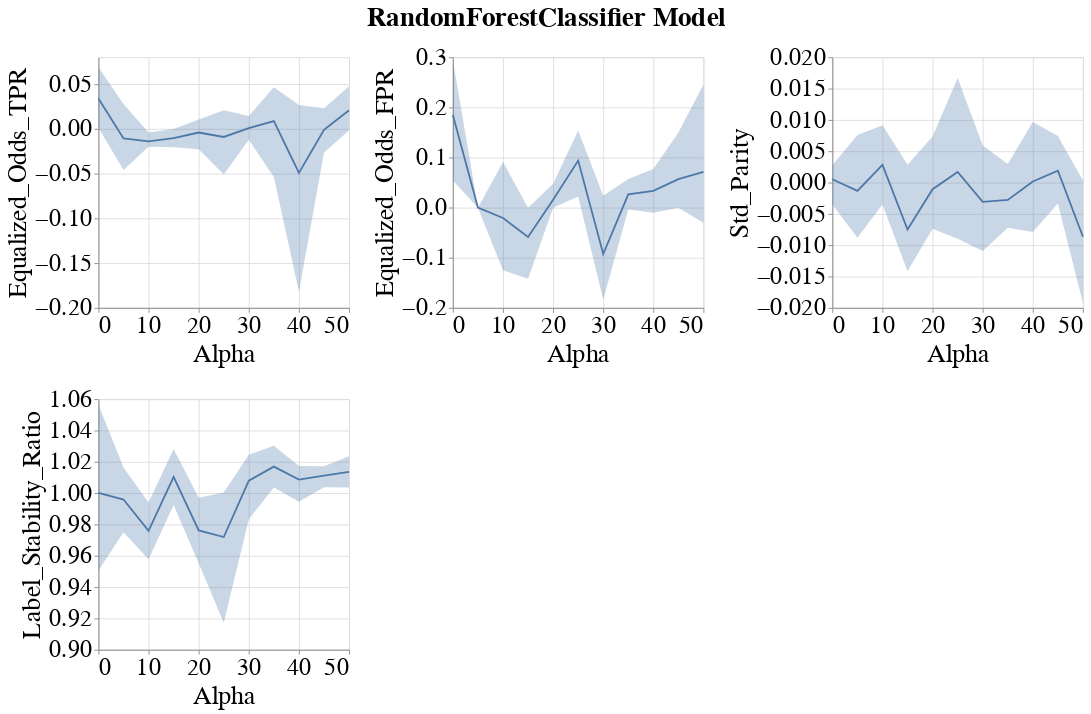

Notebook code cell kept with this figure:
### Markdown cell above
### Line band plots for group metrics

### Code cell
visualizer.create_group_metrics_line_band_plot(group='sex',
                                               model_name=MODEL_NAMES[0],
                                               group_metrics=['Equalized_Odds_TPR', 'Equalized_Odds_FPR', 'Std_Parity', 'Label_Stability_Ratio'])

### Figure 1 — Vega-Lite specification as saved in the notebook (floating-point values rounded to 4 significant figures)
{"config": {"view": {"continuousWidth": 400, "continuousHeight": 300}, "axis": {"labelFontSize": 27, "labelFontWeight": "normal", "titleFontSize": 29, "titleFontWeight": "normal"}, "legend": {"labelFontSize": 27, "symbolStrokeWidth": 10, "titleFontSize": 29}, "title": {"fontSize": 27}}, "vconcat": [{"hconcat": [{"layer": [{"mark": {"type": "errorband", "extent": "ci"}, "encoding": {"x": {"field": "Intervention_Param", "title": "Alpha", "type": "quantitative"}, "y": {"field": "Metric_Value", "scale": {"zero": false}, "title": "Equalized_Odds_TPR", "type": "quantitative"}}}, {"mark": "line", "encoding": {"x": {"field": "Intervention_Param", "title": "Alpha", "type": "quantitative"}, "y": {"aggregate": "mean", "field": "Metric_Value", "scale": {"zero": false}, "title": "Equalized_Odds_TPR", "type": "quantitative"}}}], "height": 280, "width": 280}, {"layer": [{"mark": {"type": "errorband", "extent": "ci"}, "encoding": {"x": {"field": "Intervention_Param", "title": "Alpha", "type": "quantitative"}, "y": {"field": "Metric_Value", "scale": {"zero": false}, "title": "Equalized_Odds_FPR", "type": "quantitative"}}}, {"mark": "line", "encoding": {"x": {"field": "Intervention_Param", "title": "Alpha", "type": "quantitative"}, "y": {"aggregate": "mean", "field": "Metric_Value", "scale": {"zero": false}, "title": "Equalized_Odds_FPR", "type": "quantitative"}}}], "data": {"name": "data-c8d6aa9e28b3f81d163a0158107c241a"}, "height": 280, "width": 280}, {"layer": [{"mark": {"type": "errorband", "extent": "ci"}, "encoding": {"x": {"field": "Intervention_Param", "title": "Alpha", "type": "quantitative"}, "y": {"field": "Metric_Value", "scale": {"zero": false}, "title": "Std_Parity", "type": "quantitative"}}}, {"mark": "line", "encoding": {"x": {"field": "Intervention_Param", "title": "Alpha", "type": "quantitative"}, "y": {"aggregate": "mean", "field": "Metric_Value", "scale": {"zero": false}, "title": "Std_Parity", "type": "quantitative"}}}], "data": {"name": "data-de2479b15ab70ab6c89ad7e0e01d53cd"}, "height": 280, "width": 280}]}, {"hconcat": [{"layer": [{"mark": {"type": "errorband", "extent": "ci"}, "encoding": {"x": {"field": "Intervention_Param", "title": "Alpha", "type": "quantitative"}, "y": {"field": "Metric_Value", "scale": {"zero": false}, "title": "Label_Stability_Ratio", "type": "quantitative"}}}, {"mark": "line", "encoding": {"x": {"field": "Intervention_Param", "title": "Alpha", "type": "quantitative"}, "y": {"aggregate": "mean", "field": "Metric_Value", "scale": {"zero": false}, "title": "Label_Stability_Ratio", "type": "quantitative"}}}], "height": 280, "width": 280}], "data": {"name": "data-1e0fc4b247f29cde36f7007185bb7f0f"}}], "data": {"name": "data-794f1966b829ea3d6843dd6bd1b01b90"}, "title": {"text": "RandomForestClassifier Model", "anchor": "middle", "dy": -10, "fontSize": 30}, "$schema": "https://vega.github.io/schema/vega-lite/v4.17.0.json", "datasets": {"data-794f1966b829ea3d6843dd6bd1b01b90": [{"Metric": "Equalized_Odds_TPR", "Model_Name": "RandomForestClassifier", "Experiment_Iteration": "Exp_iter_3", "Intervention_Param": 5.0, "Group": "sex", "Metric_Value": -0.03509}, {"Metric": "Equalized_Odds_TPR", "Model_Name": "RandomForestClassifier", "Experiment_Iteration": "Exp_iter_3", "Intervention_Param": 10.0, "Group": "sex", "Metric_Value": -0.01613}, {"Metric": "Equalized_Odds_TPR", "Model_Name": "RandomForestClassifier", "Experiment_Iteration": "Exp_iter_3", "Intervention_Param": 15.0, "Group": "sex", "Metric_Value": 0.0}, {"Metric": "Equalized_Odds_TPR", "Model_Name": "RandomForestClassifier", "Experiment_Iteration": "Exp_iter_3", "Intervention_Param": 20.0, "Group": "sex", "Metric_Value": 0.01407}, {"Metric": "Equalized_Odds_TPR", "Model_Name": "RandomForestClassifier", "Experiment_Iteration": "Exp_iter_3", "Intervention_Param": 25.0, "Group": "sex", "Metric_Value": -0.06977}, {"Metric": "Equalized_Odds_TPR", "Model_Name": "RandomForestClassifier", "Experiment_Iteration": "Exp_iter_3", "Intervention_Param": 30.0, "Group": "sex", "Metric_Value": 0.0}, {"Metric": "Equalized_Odds_TPR", "Model_Name": "RandomForestClassifier", "Experiment_Iteration": "Exp_iter_3", "Intervention_Param": 35.0, "Group": "sex", "Metric_Value": 0.03226}, {"Metric": "Equalized_Odds_TPR", "Model_Name": "RandomForestClassifier", "Experiment_Iteration": "Exp_iter_3", "Intervention_Param": 40.0, "Group": "sex", "Metric_Value": 0.02222}, {"Metric": "Equalized_Odds_TPR", "Model_Name": "RandomForestClassifier", "Experiment_Iteration": "Exp_iter_3", "Intervention_Param": 45.0, "Group": "sex", "Metric_Value": -0.02632}, {"Metric": "Equalized_Odds_TPR", "Model_Name": "RandomForestClassifier", "Experiment_Iteration": "Exp_iter_3", "Intervention_Param": 50.0, "Group": "sex", "Metric_Value": 0.02326}, {"Metric": "Equalized_Odds_TPR", "Model_Name": "RandomForestClassifier", "Experiment_Iteration": "Exp_iter_3", "Intervention_Param": 0.0, "Group": "sex", "Metric_Value": 0.07143}, {"Metric": "Equalized_Odds_TPR", "Model_Name": "RandomForestClassifier", "Experiment_Iteration": "Exp_iter_4", "Intervention_Param": 5.0, "Group": "sex", "Metric_Value": 0.04878}, {"Metric": "Equalized_Odds_TPR", "Model_Name": "RandomForestClassifier", "Experiment_Iteration": "Exp_iter_4", "Intervention_Param": 10.0, "Group": "sex", "Metric_Value": -0.02083}, {"Metric": "Equalized_Odds_TPR", "Model_Name": "RandomForestClassifier", "Experiment_Iteration": "Exp_iter_4", "Intervention_Param": 15.0, "Group": "sex", "Metric_Value": -0.02128}, {"Metric": "Equalized_Odds_TPR", "Model_Name": "RandomForestClassifier", "Experiment_Iteration": "Exp_iter_4", "Intervention_Param": 20.0, "Group": "sex", "Metric_Value": -0.0303}, {"Metric": "Equalized_Odds_TPR", "Model_Name": "RandomForestClassifier", "Experiment_Iteration": "Exp_iter_4", "Intervention_Param": 25.0, "Group": "sex", "Metric_Value": 0.0}, {"Metric": "Equalized_Odds_TPR", "Model_Name": "RandomForestClassifier", "Experiment_Iteration": "Exp_iter_4", "Intervention_Param": 30.0, "Group": "sex", "Metric_Value": 0.01923}, {"Metric": "Equalized_Odds_TPR", "Model_Name": "RandomForestClassifier", "Experiment_Iteration": "Exp_iter_4", "Intervention_Param": 35.0, "Group": "sex", "Metric_Value": 0.03448}, {"Metric": "Equalized_Odds_TPR", "Model_Name": "RandomForestClassifier", "Experiment_Iteration": "Exp_iter_4", "Intervention_Param": 40.0, "Group": "sex", "Metric_Value": -0.25}, {"Metric": "Equalized_Odds_TPR", "Model_Name": "RandomForestClassifier", "Experiment_Iteration": "Exp_iter_4", "Intervention_Param": 45.0, "Group": "sex", "Metric_Value": 0.0}, {"Metric": "Equalized_Odds_TPR", "Model_Name": "RandomForestClassifier", "Experiment_Iteration": "Exp_iter_4", "Intervention_Param": 50.0, "Group": "sex", "Metric_Value": -0.003771}, {"Metric": "Equalized_Odds_TPR", "Model_Name": "RandomForestClassifier", "Experiment_Iteration": "Exp_iter_4", "Intervention_Param": 0.0, "Group": "sex", "Metric_Value": -0.003663}, {"Metric": "Equalized_Odds_TPR", "Model_Name": "RandomForestClassifier", "Experiment_Iteration": "Exp_iter_5", "Intervention_Param": 5.0, "Group": "sex", "Metric_Value": 0.0}, {"Metric": "Equalized_Odds_TPR", "Model_Name": "RandomForestClassifier", "Experiment_Iteration": "Exp_iter_5", "Intervention_Param": 10.0, "Group": "sex", "Metric_Value": -0.01923}, {"Metric": "Equalized_Odds_TPR", "Model_Name": "RandomForestClassifier", "Experiment_Iteration": "Exp_iter_5", "Intervention_Param": 15.0, "Group": "sex", "Metric_Value": 0.0}, {"Metric": "Equalized_Odds_TPR", "Model_Name": "RandomForestClassifier", "Experiment_Iteration": "Exp_iter_5", "Intervention_Param": 20.0, "Group": "sex", "Metric_Value": 0.0}, {"Metric": "Equalized_Odds_TPR", "Model_Name": "RandomForestClassifier", "Experiment_Iteration": "Exp_iter_5", "Intervention_Param": 25.0, "Group": "sex", "Metric_Value": 0.005872}, {"Metric": "Equalized_Odds_TPR", "Model_Name": "RandomForestClassifier", "Experiment_Iteration": "Exp_iter_5", "Intervention_Param": 30.0, "Group": "sex", "Metric_Value": -0.01613}, {"Metric": "Equalized_Odds_TPR", "Model_Name": "RandomForestClassifier", "Experiment_Iteration": "Exp_iter_5", "Intervention_Param": 35.0, "Group": "sex", "Metric_Value": -0.08333}, {"Metric": "Equalized_Odds_TPR", "Model_Name": "RandomForestClassifier", "Experiment_Iteration": "Exp_iter_5", "Intervention_Param": 40.0, "Group": "sex", "Metric_Value": 0.03119}, {"Metric": "Equalized_Odds_TPR", "Model_Name": "RandomForestClassifier", "Experiment_Iteration": "Exp_iter_5", "Intervention_Param": 45.0, "Group": "sex", "Metric_Value": null}, {"Metric": "Equalized_Odds_TPR", "Model_Name": "RandomForestClassifier", "Experiment_Iteration": "Exp_iter_5", "Intervention_Param": 50.0, "Group": "sex", "Metric_Value": 0.0}, {"Metric": "Equalized_Odds_TPR", "Model_Name": "RandomForestClassifier", "Experiment_Iteration": "Exp_iter_5", "Intervention_Param": 0.0, "Group": "sex", "Metric_Value": 0.06132}, {"Metric": "Equalized_Odds_TPR", "Model_Name": "RandomForestClassifier", "Experiment_Iteration": "Exp_iter_6", "Intervention_Param": 0.0, "Group": "sex", "Metric_Value": 0.006435}, {"Metric": "Equalized_Odds_TPR", "Model_Name": "RandomForestClassifier", "Experiment_Iteration": "Exp_iter_6", "Intervention_Param": 5.0, "Group": "sex", "Metric_Value": -0.0566}, {"Metric": "Equalized_Odds_TPR", "Model_Name": "RandomForestClassifier", "Experiment_Iteration": "Exp_iter_6", "Intervention_Param": 10.0, "Group": "sex", "Metric_Value": 0.0}, {"Metric": "Equalized_Odds_TPR", "Model_Name": "RandomForestClassifier", "Experiment_Iteration": "Exp_iter_6", "Intervention_Param": 15.0, "Group": "sex", "Metric_Value": -0.01961}, {"Metric": "Equalized_Odds_TPR", "Model_Name": "RandomForestClassifier", "Experiment_Iteration": "Exp_iter_6", "Intervention_Param": 20.0, "Group": "sex", "Metric_Value": 0.0}, {"Metric": "Equalized_Odds_TPR", "Model_Name": "RandomForestClassifier", "Experiment_Iteration": "Exp_iter_6", "Intervention_Param": 25.0, "Group": "sex", "Metric_Value": 0.02778}, {"Metric": "Equalized_Odds_TPR", "Model_Name": "RandomForestClassifier", "Experiment_Iteration": "Exp_iter_6", "Intervention_Param": 30.0, "Group": "sex", "Metric_Value": 0.0}, {"Metric": "Equalized_Odds_TPR", "Model_Name": "RandomForestClassifier", "Experiment_Iteration": "Exp_iter_6", "Intervention_Param": 35.0, "Group": "sex", "Metric_Value": 0.05128}, {"Metric": "Equalized_Odds_TPR", "Model_Name": "RandomForestClassifier", "Experiment_Iteration": "Exp_iter_6", "Intervention_Param": 40.0, "Group": "sex", "Metric_Value": 0.0}, {"Metric": "Equalized_Odds_TPR", "Model_Name": "RandomForestClassifier", "Experiment_Iteration": "Exp_iter_6", "Intervention_Param": 45.0, "Group": "sex", "Metric_Value": 0.02319}, {"Metric": "Equalized_Odds_TPR", "Model_Name": "RandomForestClassifier", "Experiment_Iteration": "Exp_iter_6", "Intervention_Param": 50.0, "Group": "sex", "Metric_Value": 0.06349}], "data-c8d6aa9e28b3f81d163a0158107c241a": [{"Metric": "Equalized_Odds_FPR", "Model_Name": "RandomForestClassifier", "Experiment_Iteration": "Exp_iter_3", "Intervention_Param": 5.0, "Group": "sex", "Metric_Value": 0.0}, {"Metric": "Equalized_Odds_FPR", "Model_Name": "RandomForestClassifier", "Experiment_Iteration": "Exp_iter_3", "Intervention_Param": 10.0, "Group": "sex", "Metric_Value": null}, {"Metric": "Equalized_Odds_FPR", "Model_Name": "RandomForestClassifier", "Experiment_Iteration": "Exp_iter_3", "Intervention_Param": 15.0, "Group": "sex", "Metric_Value": -0.1667}, {"Metric": "Equalized_Odds_FPR", "Model_Name": "RandomForestClassifier", "Experiment_Iteration": "Exp_iter_3", "Intervention_Param": 20.0, "Group": "sex", "Metric_Value": 0.04762}, {"Metric": "Equalized_Odds_FPR", "Model_Name": "RandomForestClassifier", "Experiment_Iteration": "Exp_iter_3", "Intervention_Param": 25.0, "Group": "sex", "Metric_Value": 0.1053}, {"Metric": "Equalized_Odds_FPR", "Model_Name": "RandomForestClassifier", "Experiment_Iteration": "Exp_iter_3", "Intervention_Param": 30.0, "Group": "sex", "Metric_Value": -0.09091}, {"Metric": "Equalized_Odds_FPR", "Model_Name": "RandomForestClassifier", "Experiment_Iteration": "Exp_iter_3", "Intervention_Param": 35.0, "Group": "sex", "Metric_Value": 0.04487}, {"Metric": "Equalized_Odds_FPR", "Model_Name": "RandomForestClassifier", "Experiment_Iteration": "Exp_iter_3", "Intervention_Param": 40.0, "Group": "sex", "Metric_Value": -0.02083}, {"Metric": "Equalized_Odds_FPR", "Model_Name": "RandomForestClassifier", "Experiment_Iteration": "Exp_iter_3", "Intervention_Param": 45.0, "Group": "sex", "Metric_Value": 0.0}, {"Metric": "Equalized_Odds_FPR", "Model_Name": "RandomForestClassifier", "Experiment_Iteration": "Exp_iter_3", "Intervention_Param": 50.0, "Group": "sex", "Metric_Value": 0.3286}, {"Metric": "Equalized_Odds_FPR", "Model_Name": "RandomForestClassifier", "Experiment_Iteration": "Exp_iter_3", "Intervention_Param": 0.0, "Group": "sex", "Metric_Value": 0.2167}, {"Metric": "Equalized_Odds_FPR", "Model_Name": "RandomForestClassifier", "Experiment_Iteration": "Exp_iter_4", "Intervention_Param": 5.0, "Group": "sex", "Metric_Value": 0.0}, {"Metric": "Equalized_Odds_FPR", "Model_Name": "RandomForestClassifier", "Experiment_Iteration": "Exp_iter_4", "Intervention_Param": 10.0, "Group": "sex", "Metric_Value": -0.02778}, {"Metric": "Equalized_Odds_FPR", "Model_Name": "RandomForestClassifier", "Experiment_Iteration": "Exp_iter_4", "Intervention_Param": 15.0, "Group": "sex", "Metric_Value": -0.06667}, {"Metric": "Equalized_Odds_FPR", "Model_Name": "RandomForestClassifier", "Experiment_Iteration": "Exp_iter_4", "Intervention_Param": 20.0, "Group": "sex", "Metric_Value": 0.0}, {"Metric": "Equalized_Odds_FPR", "Model_Name": "RandomForestClassifier", "Experiment_Iteration": "Exp_iter_4", "Intervention_Param": 25.0, "Group": "sex", "Metric_Value": null}, {"Metric": "Equalized_Odds_FPR", "Model_Name": "RandomForestClassifier", "Experiment_Iteration": "Exp_iter_4", "Intervention_Param": 30.0, "Group": "sex", "Metric_Value": 0.0875}, {"Metric": "Equalized_Odds_FPR", "Model_Name": "RandomForestClassifier", "Experiment_Iteration": "Exp_iter_4", "Intervention_Param": 35.0, "Group": "sex", "Metric_Value": 0.0}, {"Metric": "Equalized_Odds_FPR", "Model_Name": "RandomForestClassifier", "Experiment_Iteration": "Exp_iter_4", "Intervention_Param": 40.0, "Group": "sex", "Metric_Value": 0.0}, {"Metric": "Equalized_Odds_FPR", "Model_Name": "RandomForestClassifier", "Experiment_Iteration": "Exp_iter_4", "Intervention_Param": 45.0, "Group": "sex", "Metric_Value": 0.2}, {"Metric": "Equalized_Odds_FPR", "Model_Name": "RandomForestClassifier", "Experiment_Iteration": "Exp_iter_4", "Intervention_Param": 50.0, "Group": "sex", "Metric_Value": -0.002632}, {"Metric": "Equalized_Odds_FPR", "Model_Name": "RandomForestClassifier", "Experiment_Iteration": "Exp_iter_4", "Intervention_Param": 0.0, "Group": "sex", "Metric_Value": 0.3278}, {"Metric": "Equalized_Odds_FPR", "Model_Name": "RandomForestClassifier", "Experiment_Iteration": "Exp_iter_5", "Intervention_Param": 5.0, "Group": "sex", "Metric_Value": null}, {"Metric": "Equalized_Odds_FPR", "Model_Name": "RandomForestClassifier", "Experiment_Iteration": "Exp_iter_5", "Intervention_Param": 10.0, "Group": "sex", "Metric_Value": 0.09091}, {"Metric": "Equalized_Odds_FPR", "Model_Name": "RandomForestClassifier", "Experiment_Iteration": "Exp_iter_5", "Intervention_Param": 15.0, "Group": "sex", "Metric_Value": 0.0}, {"Metric": "Equalized_Odds_FPR", "Model_Name": "RandomForestClassifier", "Experiment_Iteration": "Exp_iter_5", "Intervention_Param": 20.0, "Group": "sex", "Metric_Value": null}, {"Metric": "Equalized_Odds_FPR", "Model_Name": "RandomForestClassifier", "Experiment_Iteration": "Exp_iter_5", "Intervention_Param": 25.0, "Group": "sex", "Metric_Value": 0.02222}, {"Metric": "Equalized_Odds_FPR", "Model_Name": "RandomForestClassifier", "Experiment_Iteration": "Exp_iter_5", "Intervention_Param": 30.0, "Group": "sex", "Metric_Value": -0.2}, {"Metric": "Equalized_Odds_FPR", "Model_Name": "RandomForestClassifier", "Experiment_Iteration": "Exp_iter_5", "Intervention_Param": 35.0, "Group": "sex", "Metric_Value": -0.007692}, {"Metric": "Equalized_Odds_FPR", "Model_Name": "RandomForestClassifier", "Experiment_Iteration": "Exp_iter_5", "Intervention_Param": 40.0, "Group": "sex", "Metric_Value": 0.05706}, {"Metric": "Equalized_Odds_FPR", "Model_Name": "RandomForestClassifier", "Experiment_Iteration": "Exp_iter_5", "Intervention_Param": 45.0, "Group": "sex", "Metric_Value": 0.0}, {"Metric": "Equalized_Odds_FPR", "Model_Name": "RandomForestClassifier", "Experiment_Iteration": "Exp_iter_5", "Intervention_Param": 50.0, "Group": "sex", "Metric_Value": -0.04}, {"Metric": "Equalized_Odds_FPR", "Model_Name": "RandomForestClassifier", "Experiment_Iteration": "Exp_iter_5", "Intervention_Param": 0.0, "Group": "sex", "Metric_Value": 0.1948}, {"Metric": "Equalized_Odds_FPR", "Model_Name": "RandomForestClassifier", "Experiment_Iteration": "Exp_iter_6", "Intervention_Param": 0.0, "Group": "sex", "Metric_Value": 0.0}, {"Metric": "Equalized_Odds_FPR", "Model_Name": "RandomForestClassifier", "Experiment_Iteration": "Exp_iter_6", "Intervention_Param": 5.0, "Group": "sex", "Metric_Value": 0.0}, {"Metric": "Equalized_Odds_FPR", "Model_Name": "RandomForestClassifier", "Experiment_Iteration": "Exp_iter_6", "Intervention_Param": 10.0, "Group": "sex", "Metric_Value": -0.125}, {"Metric": "Equalized_Odds_FPR", "Model_Name": "RandomForestClassifier", "Experiment_Iteration": "Exp_iter_6", "Intervention_Param": 15.0, "Group": "sex", "Metric_Value": 0.0}, {"Metric": "Equalized_Odds_FPR", "Model_Name": "RandomForestClassifier", "Experiment_Iteration": "Exp_iter_6", "Intervention_Param": 20.0, "Group": "sex", "Metric_Value": 0.0}, {"Metric": "Equalized_Odds_FPR", "Model_Name": "RandomForestClassifier", "Experiment_Iteration": "Exp_iter_6", "Intervention_Param": 25.0, "Group": "sex", "Metric_Value": 0.1538}, {"Metric": "Equalized_Odds_FPR", "Model_Name": "RandomForestClassifier", "Experiment_Iteration": "Exp_iter_6", "Intervention_Param": 30.0, "Group": "sex", "Metric_Value": -0.1667}, {"Metric": "Equalized_Odds_FPR", "Model_Name": "RandomForestClassifier", "Experiment_Iteration": "Exp_iter_6", "Intervention_Param": 35.0, "Group": "sex", "Metric_Value": 0.06897}, {"Metric": "Equalized_Odds_FPR", "Model_Name": "RandomForestClassifier", "Experiment_Iteration": "Exp_iter_6", "Intervention_Param": 40.0, "Group": "sex", "Metric_Value": 0.0974}, {"Metric": "Equalized_Odds_FPR", "Model_Name": "RandomForestClassifier", "Experiment_Iteration": "Exp_iter_6", "Intervention_Param": 45.0, "Group": "sex", "Metric_Value": 0.02747}, {"Metric": "Equalized_Odds_FPR", "Model_Name": "RandomForestClassifier", "Experiment_Iteration": "Exp_iter_6", "Intervention_Param": 50.0, "Group": "sex", "Metric_Value": 0.0}], "data-de2479b15ab70ab6c89ad7e0e01d53cd": [{"Metric": "Std_Parity", "Model_Name": "RandomForestClassifier", "Experiment_Iteration": "Exp_iter_3", "Intervention_Param": 5.0, "Group": "sex", "Metric_Value": -0.0003167}, {"Metric": "Std_Parity", "Model_Name": "RandomForestClassifier", "Experiment_Iteration": "Exp_iter_3", "Intervention_Param": 10.0, "Group": "sex", "Metric_Value": 0.01069}, {"Metric": "Std_Parity", "Model_Name": "RandomForestClassifier", "Experiment_Iteration": "Exp_iter_3", "Intervention_Param": 15.0, "Group": "sex", "Metric_Value": -0.008218}, {"Metric": "Std_Parity", "Model_Name": "RandomForestClassifier", "Experiment_Iteration": "Exp_iter_3", "Intervention_Param": 20.0, "Group": "sex", "Metric_Value": -0.004593}, {"Metric": "Std_Parity", "Model_Name": "RandomForestClassifier", "Experiment_Iteration": "Exp_iter_3", "Intervention_Param": 25.0, "Group": "sex", "Metric_Value": 0.02554}, {"Metric": "Std_Parity", "Model_Name": "RandomForestClassifier", "Experiment_Iteration": "Exp_iter_3", "Intervention_Param": 30.0, "Group": "sex", "Metric_Value": -0.01402}, {"Metric": "Std_Parity", "Model_Name": "RandomForestClassifier", "Experiment_Iteration": "Exp_iter_3", "Intervention_Param": 35.0, "Group": "sex", "Metric_Value": -0.006895}, {"Metric": "Std_Parity", "Model_Name": "RandomForestClassifier", "Experiment_Iteration": "Exp_iter_3", "Intervention_Param": 40.0, "Group": "sex", "Metric_Value": -0.001783}, {"Metric": "Std_Parity", "Model_Name": "RandomForestClassifier", "Experiment_Iteration": "Exp_iter_3", "Intervention_Param": 45.0, "Group": "sex", "Metric_Value": 0.00993}, {"Metric": "Std_Parity", "Model_Name": "RandomForestClassifier", "Experiment_Iteration": "Exp_iter_3", "Intervention_Param": 50.0, "Group": "sex", "Metric_Value": -0.02396}, {"Metric": "Std_Parity", "Model_Name": "RandomForestClassifier", "Experiment_Iteration": "Exp_iter_3", "Intervention_Param": 0.0, "Group": "sex", "Metric_Value": -0.005312}, {"Metric": "Std_Parity", "Model_Name": "RandomForestClassifier", "Experiment_Iteration": "Exp_iter_4", "Intervention_Param": 5.0, "Group": "sex", "Metric_Value": -0.007522}, {"Metric": "Std_Parity", "Model_Name": "RandomForestClassifier", "Experiment_Iteration": "Exp_iter_4", "Intervention_Param": 10.0, "Group": "sex", "Metric_Value": -0.001665}, {"Metric": "Std_Parity", "Model_Name": "RandomForestClassifier", "Experiment_Iteration": "Exp_iter_4", "Intervention_Param": 15.0, "Group": "sex", "Metric_Value": -0.01374}, {"Metric": "Std_Parity", "Model_Name": "RandomForestClassifier", "Experiment_Iteration": "Exp_iter_4", "Intervention_Param": 20.0, "Group": "sex", "Metric_Value": 0.01136}, {"Metric": "Std_Parity", "Model_Name": "RandomForestClassifier", "Experiment_Iteration": "Exp_iter_4", "Intervention_Param": 25.0, "Group": "sex", "Metric_Value": -0.0008189}, {"Metric": "Std_Parity", "Model_Name": "RandomForestClassifier", "Experiment_Iteration": "Exp_iter_4", "Intervention_Param": 30.0, "Group": "sex", "Metric_Value": 0.008447}, {"Metric": "Std_Parity", "Model_Name": "RandomForestClassifier", "Experiment_Iteration": "Exp_iter_4", "Intervention_Param": 35.0, "Group": "sex", "Metric_Value": -0.002899}, {"Metric": "Std_Parity", "Model_Name": "RandomForestClassifier", "Experiment_Iteration": "Exp_iter_4", "Intervention_Param": 40.0, "Group": "sex", "Metric_Value": -0.0006393}, {"Metric": "Std_Parity", "Model_Name": "RandomForestClassifier", "Experiment_Iteration": "Exp_iter_4", "Intervention_Param": 45.0, "Group": "sex", "Metric_Value": -0.005517}, {"Metric": "Std_Parity", "Model_Name": "RandomForestClassifier", "Experiment_Iteration": "Exp_iter_4", "Intervention_Param": 50.0, "Group": "sex", "Metric_Value": -0.004923}, {"Metric": "Std_Parity", "Model_Name": "RandomForestClassifier", "Experiment_Iteration": "Exp_iter_4", "Intervention_Param": 0.0, "Group": "sex", "Metric_Value": 0.00249}, {"Metric": "Std_Parity", "Model_Name": "RandomForestClassifier", "Experiment_Iteration": "Exp_iter_5", "Intervention_Param": 5.0, "Group": "sex", "Metric_Value": -0.0101}, {"Metric": "Std_Parity", "Model_Name": "RandomForestClassifier", "Experiment_Iteration": "Exp_iter_5", "Intervention_Param": 10.0, "Group": "sex", "Metric_Value": 0.007634}, {"Metric": "Std_Parity", "Model_Name": "RandomForestClassifier", "Experiment_Iteration": "Exp_iter_5", "Intervention_Param": 15.0, "Group": "sex", "Metric_Value": -0.01458}, {"Metric": "Std_Parity", "Model_Name": "RandomForestClassifier", "Experiment_Iteration": "Exp_iter_5", "Intervention_Param": 20.0, "Group": "sex", "Metric_Value": -0.009287}, {"Metric": "Std_Parity", "Model_Name": "RandomForestClassifier", "Experiment_Iteration": "Exp_iter_5", "Intervention_Param": 25.0, "Group": "sex", "Metric_Value": -0.008189}, {"Metric": "Std_Parity", "Model_Name": "RandomForestClassifier", "Experiment_Iteration": "Exp_iter_5", "Intervention_Param": 30.0, "Group": "sex", "Metric_Value": -0.001663}, {"Metric": "Std_Parity", "Model_Name": "RandomForestClassifier", "Experiment_Iteration": "Exp_iter_5", "Intervention_Param": 35.0, "Group": "sex", "Metric_Value": -0.007501}, {"Metric": "Std_Parity", "Model_Name": "RandomForestClassifier", "Experiment_Iteration": "Exp_iter_5", "Intervention_Param": 40.0, "Group": "sex", "Metric_Value": 0.01349}, {"Metric": "Std_Parity", "Model_Name": "RandomForestClassifier", "Experiment_Iteration": "Exp_iter_5", "Intervention_Param": 45.0, "Group": "sex", "Metric_Value": 0.0}, {"Metric": "Std_Parity", "Model_Name": "RandomForestClassifier", "Experiment_Iteration": "Exp_iter_5", "Intervention_Param": 50.0, "Group": "sex", "Metric_Value": 0.003528}, {"Metric": "Std_Parity", "Model_Name": "RandomForestClassifier", "Experiment_Iteration": "Exp_iter_5", "Intervention_Param": 0.0, "Group": "sex", "Metric_Value": 0.003008}, {"Metric": "Std_Parity", "Model_Name": "RandomForestClassifier", "Experiment_Iteration": "Exp_iter_6", "Intervention_Param": 0.0, "Group": "sex", "Metric_Value": 0.0019}, {"Metric": "Std_Parity", "Model_Name": "RandomForestClassifier", "Experiment_Iteration": "Exp_iter_6", "Intervention_Param": 5.0, "Group": "sex", "Metric_Value": 0.01262}, {"Metric": "Std_Parity", "Model_Name": "RandomForestClassifier", "Experiment_Iteration": "Exp_iter_6", "Intervention_Param": 10.0, "Group": "sex", "Metric_Value": -0.005317}, {"Metric": "Std_Parity", "Model_Name": "RandomForestClassifier", "Experiment_Iteration": "Exp_iter_6", "Intervention_Param": 15.0, "Group": "sex", "Metric_Value": 0.006556}, {"Metric": "Std_Parity", "Model_Name": "RandomForestClassifier", "Experiment_Iteration": "Exp_iter_6", "Intervention_Param": 20.0, "Group": "sex", "Metric_Value": -0.001694}, {"Metric": "Std_Parity", "Model_Name": "RandomForestClassifier", "Experiment_Iteration": "Exp_iter_6", "Intervention_Param": 25.0, "Group": "sex", "Metric_Value": -0.009771}, {"Metric": "Std_Parity", "Model_Name": "RandomForestClassifier", "Experiment_Iteration": "Exp_iter_6", "Intervention_Param": 30.0, "Group": "sex", "Metric_Value": -0.005062}, {"Metric": "Std_Parity", "Model_Name": "RandomForestClassifier", "Experiment_Iteration": "Exp_iter_6", "Intervention_Param": 35.0, "Group": "sex", "Metric_Value": 0.006228}, {"Metric": "Std_Parity", "Model_Name": "RandomForestClassifier", "Experiment_Iteration": "Exp_iter_6", "Intervention_Param": 40.0, "Group": "sex", "Metric_Value": -0.01031}, {"Metric": "Std_Parity", "Model_Name": "RandomForestClassifier", "Experiment_Iteration": "Exp_iter_6", "Intervention_Param": 45.0, "Group": "sex", "Metric_Value": 0.003247}, {"Metric": "Std_Parity", "Model_Name": "RandomForestClassifier", "Experiment_Iteration": "Exp_iter_6", "Intervention_Param": 50.0, "Group": "sex", "Metric_Value": -0.009232}], "data-1e0fc4b247f29cde36f7007185bb7f0f": [{"Metric": "Label_Stability_Ratio", "Model_Name": "RandomForestClassifier", "Experiment_Iteration": "Exp_iter_3", "Intervention_Param": 5.0, "Group": "sex", "Metric_Value": 0.9879}, {"Metric": "Label_Stability_Ratio", "Model_Name": "RandomForestClassifier", "Experiment_Iteration": "Exp_iter_3", "Intervention_Param": 10.0, "Group": "sex", "Metric_Value": 0.9923}, {"Metric": "Label_Stability_Ratio", "Model_Name": "RandomForestClassifier", "Experiment_Iteration": "Exp_iter_3", "Intervention_Param": 15.0, "Group": "sex", "Metric_Value": 1.018}, {"Metric": "Label_Stability_Ratio", "Model_Name": "RandomForestClassifier", "Experiment_Iteration": "Exp_iter_3", "Intervention_Param": 20.0, "Group": "sex", "Metric_Value": 0.9588}, {"Metric": "Label_Stability_Ratio", "Model_Name": "RandomForestClassifier", "Experiment_Iteration": "Exp_iter_3", "Intervention_Param": 25.0, "Group": "sex", "Metric_Value": 0.89}, {"Metric": "Label_Stability_Ratio", "Model_Name": "RandomForestClassifier", "Experiment_Iteration": "Exp_iter_3", "Intervention_Param": 30.0, "Group": "sex", "Metric_Value": 1.019}, {"Metric": "Label_Stability_Ratio", "Model_Name": "RandomForestClassifier", "Experiment_Iteration": "Exp_iter_3", "Intervention_Param": 35.0, "Group": "sex", "Metric_Value": 1.025}, {"Metric": "Label_Stability_Ratio", "Model_Name": "RandomForestClassifier", "Experiment_Iteration": "Exp_iter_3", "Intervention_Param": 40.0, "Group": "sex", "Metric_Value": 1.015}, {"Metric": "Label_Stability_Ratio", "Model_Name": "RandomForestClassifier", "Experiment_Iteration": "Exp_iter_3", "Intervention_Param": 45.0, "Group": "sex", "Metric_Value": 1.019}, {"Metric": "Label_Stability_Ratio", "Model_Name": "RandomForestClassifier", "Experiment_Iteration": "Exp_iter_3", "Intervention_Param": 50.0, "Group": "sex", "Metric_Value": 1.005}, {"Metric": "Label_Stability_Ratio", "Model_Name": "RandomForestClassifier", "Experiment_Iteration": "Exp_iter_3", "Intervention_Param": 0.0, "Group": "sex", "Metric_Value": 1.086}, {"Metric": "Label_Stability_Ratio", "Model_Name": "RandomForestClassifier", "Experiment_Iteration": "Exp_iter_4", "Intervention_Param": 5.0, "Group": "sex", "Metric_Value": 1.022}, {"Metric": "Label_Stability_Ratio", "Model_Name": "RandomForestClassifier", "Experiment_Iteration": "Exp_iter_4", "Intervention_Param": 10.0, "Group": "sex", "Metric_Value": 0.9681}, {"Metric": "Label_Stability_Ratio", "Model_Name": "RandomForestClassifier", "Experiment_Iteration": "Exp_iter_4", "Intervention_Param": 15.0, "Group": "sex", "Metric_Value": 1.037}, {"Metric": "Label_Stability_Ratio", "Model_Name": "RandomForestClassifier", "Experiment_Iteration": "Exp_iter_4", "Intervention_Param": 20.0, "Group": "sex", "Metric_Value": 0.9517}, {"Metric": "Label_Stability_Ratio", "Model_Name": "RandomForestClassifier", "Experiment_Iteration": "Exp_iter_4", "Intervention_Param": 25.0, "Group": "sex", "Metric_Value": 1.001}, {"Metric": "Label_Stability_Ratio", "Model_Name": "RandomForestClassifier", "Experiment_Iteration": "Exp_iter_4", "Intervention_Param": 30.0, "Group": "sex", "Metric_Value": 0.9751}, {"Metric": "Label_Stability_Ratio", "Model_Name": "RandomForestClassifier", "Experiment_Iteration": "Exp_iter_4", "Intervention_Param": 35.0, "Group": "sex", "Metric_Value": 1.008}, {"Metric": "Label_Stability_Ratio", "Model_Name": "RandomForestClassifier", "Experiment_Iteration": "Exp_iter_4", "Intervention_Param": 40.0, "Group": "sex", "Metric_Value": 1.019}, {"Metric": "Label_Stability_Ratio", "Model_Name": "RandomForestClassifier", "Experiment_Iteration": "Exp_iter_4", "Intervention_Param": 45.0, "Group": "sex", "Metric_Value": 1.01}, {"Metric": "Label_Stability_Ratio", "Model_Name": "RandomForestClassifier", "Experiment_Iteration": "Exp_iter_4", "Intervention_Param": 50.0, "Group": "sex", "Metric_Value": 1.003}, {"Metric": "Label_Stability_Ratio", "Model_Name": "RandomForestClassifier", "Experiment_Iteration": "Exp_iter_4", "Intervention_Param": 0.0, "Group": "sex", "Metric_Value": 0.9686}, {"Metric": "Label_Stability_Ratio", "Model_Name": "RandomForestClassifier", "Experiment_Iteration": "Exp_iter_5", "Intervention_Param": 5.0, "Group": "sex", "Metric_Value": 1.011}, {"Metric": "Label_Stability_Ratio", "Model_Name": "RandomForestClassifier", "Experiment_Iteration": "Exp_iter_5", "Intervention_Param": 10.0, "Group": "sex", "Metric_Value": 0.9476}, {"Metric": "Label_Stability_Ratio", "Model_Name": "RandomForestClassifier", "Experiment_Iteration": "Exp_iter_5", "Intervention_Param": 15.0, "Group": "sex", "Metric_Value": 1.003}, {"Metric": "Label_Stability_Ratio", "Model_Name": "RandomForestClassifier", "Experiment_Iteration": "Exp_iter_5", "Intervention_Param": 20.0, "Group": "sex", "Metric_Value": 1.005}, {"Metric": "Label_Stability_Ratio", "Model_Name": "RandomForestClassifier", "Experiment_Iteration": "Exp_iter_5", "Intervention_Param": 25.0, "Group": "sex", "Metric_Value": 0.9992}, {"Metric": "Label_Stability_Ratio", "Model_Name": "RandomForestClassifier", "Experiment_Iteration": "Exp_iter_5", "Intervention_Param": 30.0, "Group": "sex", "Metric_Value": 1.008}, {"Metric": "Label_Stability_Ratio", "Model_Name": "RandomForestClassifier", "Experiment_Iteration": "Exp_iter_5", "Intervention_Param": 35.0, "Group": "sex", "Metric_Value": 1.035}, {"Metric": "Label_Stability_Ratio", "Model_Name": "RandomForestClassifier", "Experiment_Iteration": "Exp_iter_5", "Intervention_Param": 40.0, "Group": "sex", "Metric_Value": 0.9878}, {"Metric": "Label_Stability_Ratio", "Model_Name": "RandomForestClassifier", "Experiment_Iteration": "Exp_iter_5", "Intervention_Param": 45.0, "Group": "sex", "Metric_Value": 1.0}, {"Metric": "Label_Stability_Ratio", "Model_Name": "RandomForestClassifier", "Experiment_Iteration": "Exp_iter_5", "Intervention_Param": 50.0, "Group": "sex", "Metric_Value": 1.026}, {"Metric": "Label_Stability_Ratio", "Model_Name": "RandomForestClassifier", "Experiment_Iteration": "Exp_iter_5", "Intervention_Param": 0.0, "Group": "sex", "Metric_Value": 0.9326}, {"Metric": "Label_Stability_Ratio", "Model_Name": "RandomForestClassifier", "Experiment_Iteration": "Exp_iter_6", "Intervention_Param": 0.0, "Group": "sex", "Metric_Value": 1.014}, {"Metric": "Label_Stability_Ratio", "Model_Name": "RandomForestClassifier", "Experiment_Iteration": "Exp_iter_6", "Intervention_Param": 5.0, "Group": "sex", "Metric_Value": 0.963}, {"Metric": "Label_Stability_Ratio", "Model_Name": "RandomForestClassifier", "Experiment_Iteration": "Exp_iter_6", "Intervention_Param": 10.0, "Group": "sex", "Metric_Value": 0.9958}, {"Metric": "Label_Stability_Ratio", "Model_Name": "RandomForestClassifier", "Experiment_Iteration": "Exp_iter_6", "Intervention_Param": 15.0, "Group": "sex", "Metric_Value": 0.9838}, {"Metric": "Label_Stability_Ratio", "Model_Name": "RandomForestClassifier", "Experiment_Iteration": "Exp_iter_6", "Intervention_Param": 20.0, "Group": "sex", "Metric_Value": 0.9892}, {"Metric": "Label_Stability_Ratio", "Model_Name": "RandomForestClassifier", "Experiment_Iteration": "Exp_iter_6", "Intervention_Param": 25.0, "Group": "sex", "Metric_Value": 0.9975}, {"Metric": "Label_Stability_Ratio", "Model_Name": "RandomForestClassifier", "Experiment_Iteration": "Exp_iter_6", "Intervention_Param": 30.0, "Group": "sex", "Metric_Value": 1.03}, {"Metric": "Label_Stability_Ratio", "Model_Name": "RandomForestClassifier", "Experiment_Iteration": "Exp_iter_6", "Intervention_Param": 35.0, "Group": "sex", "Metric_Value": 0.9989}, {"Metric": "Label_Stability_Ratio", "Model_Name": "RandomForestClassifier", "Experiment_Iteration": "Exp_iter_6", "Intervention_Param": 40.0, "Group": "sex", "Metric_Value": 1.013}, {"Metric": "Label_Stability_Ratio", "Model_Name": "RandomForestClassifier", "Experiment_Iteration": "Exp_iter_6", "Intervention_Param": 45.0, "Group": "sex", "Metric_Value": 1.015}, {"Metric": "Label_Stability_Ratio", "Model_Name": "RandomForestClassifier", "Experiment_Iteration": "Exp_iter_6", "Intervention_Param": 50.0, "Group": "sex", "Metric_Value": 1.022}]}}
